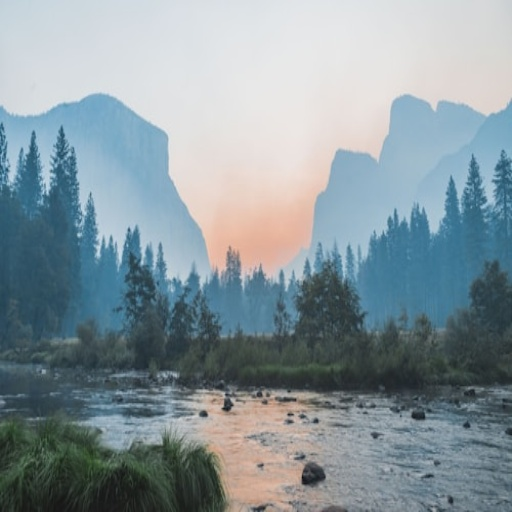
#> input picture ml/dataset/real_holdout_source/real_base_0000.jpg, 512 x 512 px
$ python -i feature_extractor.py   (imports and definitions only)   (older library calls are emulated)
#> lines starting #> are read from the running program, lines starting #| are printed output that depends on the picture
#> in extract_features_from_file, img_bgr is the input picture: shape (512, 512, 3); mean B, G, R 156.1, 149.8, 135
import cv2
import numpy as np
from PIL import Image
import io
import math
import base64

def estimate_noise_fast(gray):
    """
    Immerkaer fast noise variance estimation method.
    Estimates the noise standard deviation from a grayscale image using a 3x3 Laplacian operator.
    """
    H, W = gray.shape
    M = np.array([[1, -2, 1],
                  [-2, 4, -2],
                  [1, -2, 1]], dtype=np.float32)
    sigma = np.sum(np.abs(cv2.filter2D(gray.astype(np.float32), -1, M)))
    sigma = sigma * math.sqrt(0.5 * math.pi) / (6.0 * (W - 2) * (H - 2))
    return float(sigma)

def calculate_blockiness_index(gray):
    """
    Measures 8x8 grid block edge discontinuity (JPEG compression artifacts).
    High values indicate low JPEG quality / blocky corruption.
    """
    h, w = gray.shape
    if h < 16 or w < 16:
        return 0.0

    gray_f = gray.astype(np.float32)
    v_diff = np.abs(gray_f[:, 7:-1:8] - gray_f[:, 8::8])
    v_mean_block_diff = np.mean(v_diff)

    v_non_diff = np.abs(gray_f[:, 3:-1:8] - gray_f[:, 4::8])
    v_mean_non_diff = np.mean(v_non_diff) + 1e-5

    h_diff = np.abs(gray_f[7:-1:8, :] - gray_f[8::8, :])
    h_mean_block_diff = np.mean(h_diff)

    h_non_diff = np.abs(gray_f[3:-1:8, :] - gray_f[4::8, :])
    h_mean_non_diff = np.mean(h_non_diff) + 1e-5

    blockiness = (v_mean_block_diff / v_mean_non_diff + h_mean_block_diff / h_mean_non_diff) / 2.0
    return float(blockiness)

def calculate_entropy(gray):
    """Calculates Shannon entropy of image intensity distribution."""
    hist = cv2.calcHist([gray], [0], None, [256], [0, 256])
    hist = hist.ravel() / hist.sum()
    logs = np.log2(hist + 1e-12)
    entropy = -np.sum(hist * logs)
    return float(entropy)

def extract_features_from_array(img_bgr):
    """
    Extracts numerical quality features from an OpenCV BGR numpy image array.
    Returns a dictionary of feature names -> float values.
    """
    if img_bgr is None or img_bgr.size == 0:
        return {
            "laplacian_var": 0.0,
            "tenengrad_val": 0.0,
            "fft_blur_ratio": 0.0,
            "mean_luminance": 0.0,
            "median_luminance": 0.0,
            "shadow_clip_pct": 100.0,
            "highlight_clip_pct": 0.0,
            "std_luminance": 0.0,
            "rms_contrast": 0.0,
            "noise_variance": 999.0,
            "laplacian_noise_est": 999.0,
            "mean_saturation": 0.0,
            "std_saturation": 0.0,
            "blockiness_index": 10.0,
            "entropy": 0.0,
            "is_valid_format": 0.0
        }

    features = {}
    gray = cv2.cvtColor(img_bgr, cv2.COLOR_BGR2GRAY)
    hsv = cv2.cvtColor(img_bgr, cv2.COLOR_BGR2HSV)
#> hsv: shape (512, 512, 3); mean H, S, V 78.8, 55.1, 161.2

    features["is_valid_format"] = 1.0

    # 1. SHARPNESS
    laplacian = cv2.Laplacian(gray, cv2.CV_64F)
    features["laplacian_var"] = float(laplacian.var())

    sobelx = cv2.Sobel(gray, cv2.CV_64F, 1, 0, ksize=3)
    sobely = cv2.Sobel(gray, cv2.CV_64F, 0, 1, ksize=3)
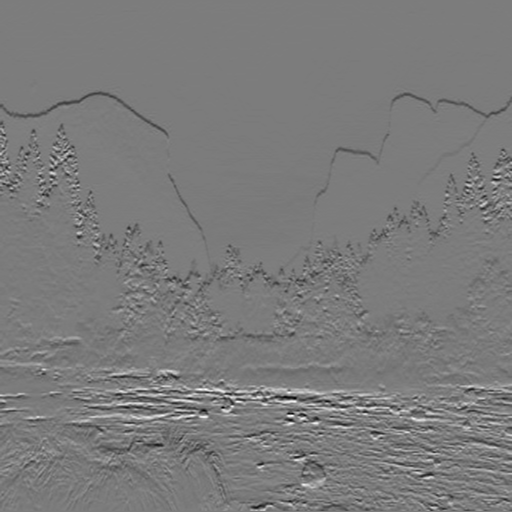
#> sobely: shape (512, 512) float64; min -381, max 402, mean -2.1; drawn with min black and max white
    tenengrad = np.mean(sobelx**2 + sobely**2)
#> tenengrad = 3343.5
    features["tenengrad_val"] = float(tenengrad)

    h, w = gray.shape
#> h = 512; w = 512
    cy, cx = h // 2, w // 2
#> cy = 256; cx = 256
    f = np.fft.fft2(gray)
    fshift = np.fft.fftshift(f)
    magnitude_spectrum = 20 * np.log(np.abs(fshift) + 1e-8)
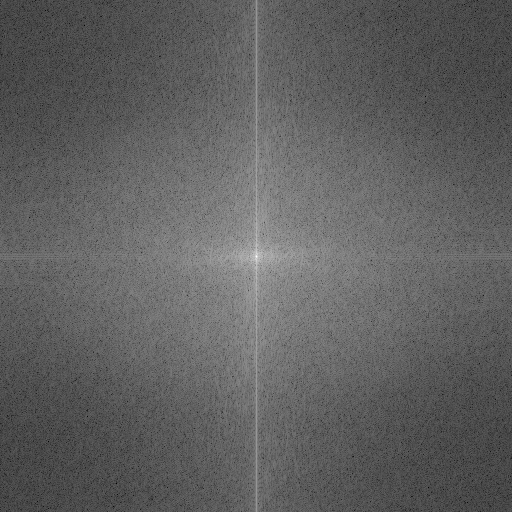
#> magnitude_spectrum: shape (512, 512) float64; min 12.56, max 349.2, mean 140.1; drawn with min black and max white

    radius = min(h, w) // 8
#> radius = 64
    y, x = np.ogrid[:h, :w]
#> y = 512 values from 0 to 511
    mask = (x - cx)**2 + (y - cy)**2 > radius**2
    high_freq_power = float(np.mean(magnitude_spectrum[mask]))
#> high_freq_power = 137.2
    total_power = float(np.mean(magnitude_spectrum)) + 1e-6
#> total_power = 140.1
    features["fft_blur_ratio"] = high_freq_power / total_power

    # 2. BRIGHTNESS / EXPOSURE
    v_channel = hsv[:, :, 2]
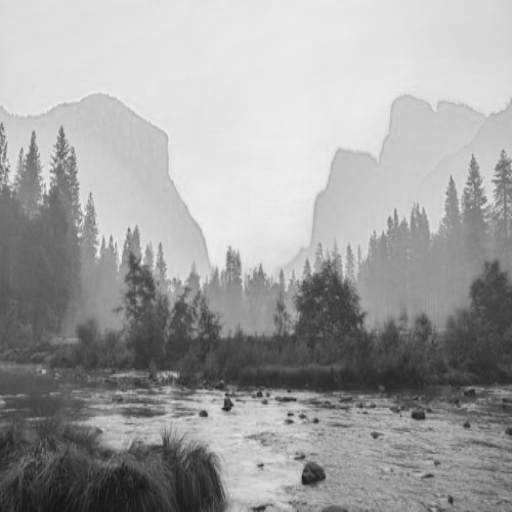
#> v_channel: shape (512, 512); min 16, max 239, mean 161.2
    features["mean_luminance"] = float(np.mean(v_channel))
    features["median_luminance"] = float(np.median(v_channel))

    total_pixels = float(v_channel.size)
#> total_pixels = 262144
    shadow_pixels = np.sum(v_channel < 15)
#> shadow_pixels = 0
    highlight_pixels = np.sum(v_channel > 240)
#> highlight_pixels = 0
    features["shadow_clip_pct"] = float((shadow_pixels / total_pixels) * 100.0)
    features["highlight_clip_pct"] = float((highlight_pixels / total_pixels) * 100.0)

    # 3. CONTRAST
    features["std_luminance"] = float(np.std(v_channel))
    norm_luminance = v_channel / 255.0
    features["rms_contrast"] = float(np.std(norm_luminance))

    # 4. NOISE
    smoothed = cv2.GaussianBlur(gray, (5, 5), 0)
    residual = gray.astype(np.float32) - smoothed.astype(np.float32)
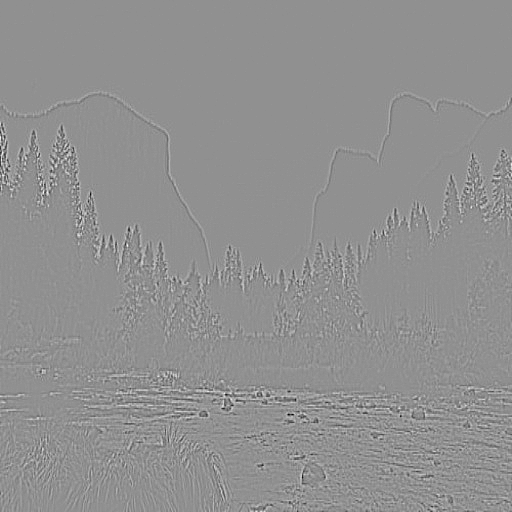
#> residual: shape (512, 512) float32; min -54, max 41, mean 0; drawn with min black and max white
    features["noise_variance"] = float(np.var(residual))
    features["laplacian_noise_est"] = estimate_noise_fast(gray)
#> in estimate_noise_fast, `sigma = np.sum(np.abs(cv2.filter2D(gray.astype(np.float32), -1, M)))`: sigma = 803804
#> in estimate_noise_fast, `sigma = sigma * math.sqrt(0.5 * math.pi) / (6.0 * (W - 2) * (H - 2))`: sigma = 0.646

    # 5. SATURATION
    s_channel = hsv[:, :, 1]
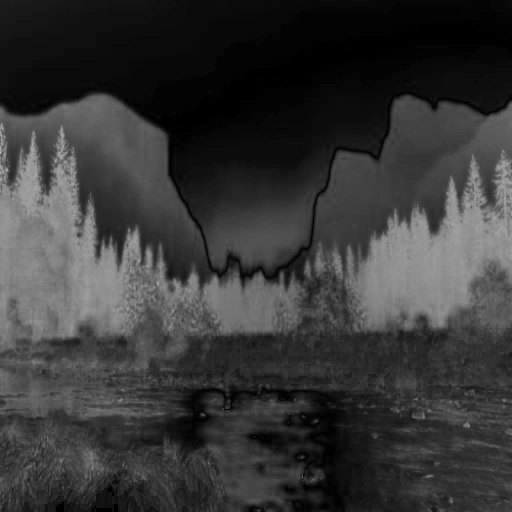
#> s_channel: shape (512, 512); min 0, max 183, mean 55.1
    features["mean_saturation"] = float(np.mean(s_channel))
    features["std_saturation"] = float(np.std(s_channel))

    # 6. CORRUPTION / BLOCKINESS & ENTROPY
    features["blockiness_index"] = calculate_blockiness_index(gray)
#> in calculate_blockiness_index, `v_mean_block_diff = np.mean(v_diff)`: v_mean_block_diff = 3.31
#> in calculate_blockiness_index, `v_non_diff = np.abs(gray_f[:, 3:-1:8] - gray_f[:, 4::8])`:
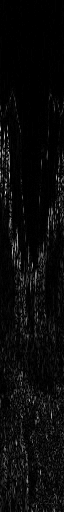
#> v_non_diff: shape (512, 64) float32; min 0, max 74, mean 3.1; drawn with min black and max white
#> in calculate_blockiness_index, `v_mean_non_diff = np.mean(v_non_diff) + 1e-5`: v_mean_non_diff = 3.09
#> in calculate_blockiness_index, `h_mean_block_diff = np.mean(h_diff)`: h_mean_block_diff = 3.37
#> in calculate_blockiness_index, `h_non_diff = np.abs(gray_f[3:-1:8, :] - gray_f[4::8, :])`:
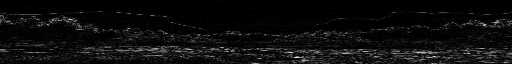
#> h_non_diff: shape (64, 512) float32; min 0, max 60, mean 3.1; drawn with min black and max white
#> in calculate_blockiness_index, `h_mean_non_diff = np.mean(h_non_diff) + 1e-5`: h_mean_non_diff = 3.14
#> in calculate_blockiness_index, `blockiness = (v_mean_block_diff / v_mean_non_diff + h_mean_block_diff ..`: blockiness = 1.07
    features["entropy"] = calculate_entropy(gray)
#> in calculate_entropy, `hist = cv2.calcHist([gray], [0], None, [256], [0, 256])`: hist = 256 values, max 6600 at index 229, min 0 at index 0, mean 1024
#> in calculate_entropy, `hist = hist.ravel() / hist.sum()`: hist = 256 values, max 0.0252 at index 229, min 0 at index 0, mean 0.00391
#> in calculate_entropy, `logs = np.log2(hist + 1e-12)`: logs = 256 values, max -5.31 at index 229, min -39.86 at index 0, mean -13.41
#> in calculate_entropy, `entropy = -np.sum(hist * logs)`: entropy = 7.38

    return features

# [14 lines left out: function extract_features_from_bytes, not called in this run]

def extract_features_from_file(file_path: str):
    """Loads an image file from disk and extracts features."""
    img_bgr = cv2.imread(file_path)
    if img_bgr is None:
        res = extract_features_from_array(None)
        res["is_valid_format"] = 0.0
        return res
    return extract_features_from_array(img_bgr)

# [65 lines left out: function generate_defect_heatmap, not called in this run]

FEATURE_NAMES = [
    "laplacian_var", "tenengrad_val", "fft_blur_ratio",
    "mean_luminance", "median_luminance", "shadow_clip_pct", "highlight_clip_pct",
    "std_luminance", "rms_contrast", "noise_variance", "laplacian_noise_est",
    "mean_saturation", "std_saturation", "blockiness_index", "entropy", "is_valid_format"
]

>>> result = extract_features_from_file('dataset/real_holdout_source/real_base_0000.jpg')
#> result = 16 items

$ run again, on ml/dataset/real_holdout_source/real_base_0001.jpg
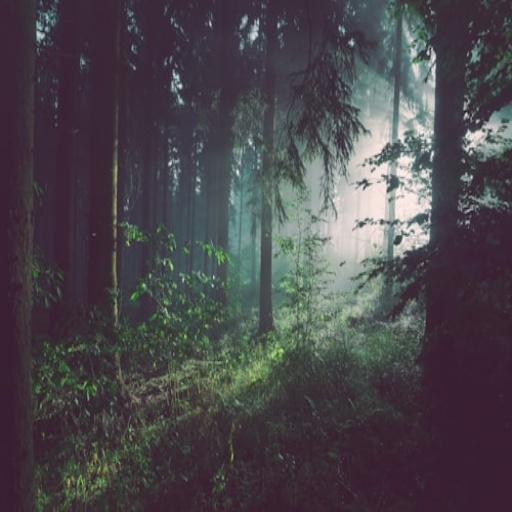
#> input picture ml/dataset/real_holdout_source/real_base_0001.jpg, 512 x 512 px
#> in extract_features_from_file, img_bgr is the input picture: shape (512, 512, 3); mean B, G, R 76.3, 71.3, 75.3
#> hsv: shape (512, 512, 3); mean H, S, V 117.7, 55.9, 81.6
#> tenengrad = 5187.7
#> high_freq_power = 143.8
#> total_power = 146.5
#> shadow_pixels = 0
#> highlight_pixels = 1130
#> in estimate_noise_fast, `sigma = np.sum(np.abs(cv2.filter2D(gray.astype(np.float32), -1, M)))`: sigma = 1256237
#> in estimate_noise_fast, `sigma = sigma * math.sqrt(0.5 * math.pi) / (6.0 * (W - 2) * (H - 2))`: sigma = 1.01
#> v_mean_block_diff = 5.29
#> in calculate_blockiness_index, `v_non_diff = np.abs(gray_f[:, 3:-1:8] - gray_f[:, 4::8])`:
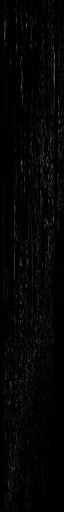
#> v_non_diff: shape (512, 64) float32; min 0, max 107, mean 5.2
#> v_mean_non_diff = 5.17
#> h_mean_block_diff = 3.86
#> in calculate_blockiness_index, `h_non_diff = np.abs(gray_f[3:-1:8, :] - gray_f[4::8, :])`:
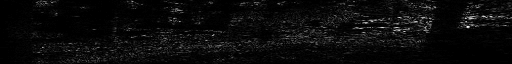
#> h_non_diff: shape (64, 512) float32; min 0, max 85, mean 3.5; drawn with min black and max white
#> h_mean_non_diff = 3.54
#> blockiness = 1.06
#> in calculate_entropy, `hist = cv2.calcHist([gray], [0], None, [256], [0, 256])`: hist = 256 values, max 11870 at index 41, min 0 at index 0, mean 1024
#> in calculate_entropy, `hist = hist.ravel() / hist.sum()`: hist = 256 values, max 0.0453 at index 41, min 0 at index 0, mean 0.00391
#> logs = 256 values, max -4.46 at index 41, min -39.86 at index 0, mean -14.42
#> entropy = 6.37
#> result = 16 items

$ run again, on ml/dataset/real_holdout_source/real_base_0002.jpg
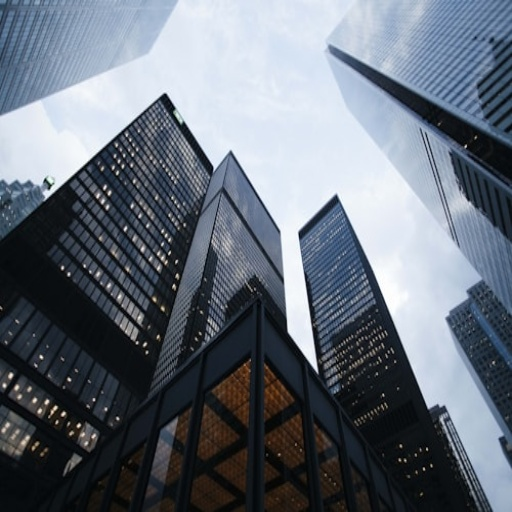
#> input picture ml/dataset/real_holdout_source/real_base_0002.jpg, 512 x 512 px
#> in extract_features_from_file, img_bgr is the input picture: shape (512, 512, 3); mean B, G, R 121.5, 110.8, 102.7
#> hsv: shape (512, 512, 3); mean H, S, V 99.5, 67.9, 122.8
#> tenengrad = 12883.4
#> high_freq_power = 151.4
#> total_power = 154.1
#> shadow_pixels = 11253
#> highlight_pixels = 52548
#> in estimate_noise_fast, `sigma = np.sum(np.abs(cv2.filter2D(gray.astype(np.float32), -1, M)))`: sigma = 2068955
#> in estimate_noise_fast, `sigma = sigma * math.sqrt(0.5 * math.pi) / (6.0 * (W - 2) * (H - 2))`: sigma = 1.66
#> v_mean_block_diff = 7.64
#> in calculate_blockiness_index, `v_non_diff = np.abs(gray_f[:, 3:-1:8] - gray_f[:, 4::8])`:
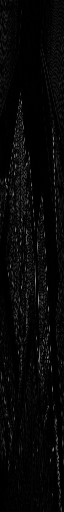
#> v_non_diff: shape (512, 64) float32; min 0, max 150, mean 7.5
#> v_mean_non_diff = 7.48
#> h_mean_block_diff = 5.71
#> in calculate_blockiness_index, `h_non_diff = np.abs(gray_f[3:-1:8, :] - gray_f[4::8, :])`:
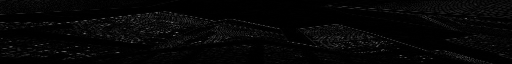
#> h_non_diff: shape (64, 512) float32; min 0, max 121, mean 5.5
#> h_mean_non_diff = 5.54
#> blockiness = 1.03
#> in calculate_entropy, `hist = cv2.calcHist([gray], [0], None, [256], [0, 256])`: hist = 256 values, max 5905 at index 13, min 7 at index 0, mean 1024
#> in calculate_entropy, `hist = hist.ravel() / hist.sum()`: hist = 256 values, max 0.0225 at index 13, min 2.67e-05 at index 0, mean 0.00391
#> logs = 256 values, max -5.47 at index 13, min -15.19 at index 0, mean -8.54
#> entropy = 7.45
#> result = 16 items

$ run again, on ml/dataset/real_holdout_source/real_base_0003.jpg
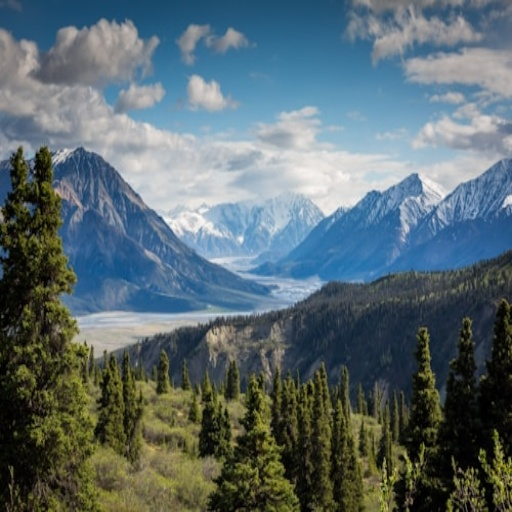
#> input picture ml/dataset/real_holdout_source/real_base_0003.jpg, 512 x 512 px
#> in extract_features_from_file, img_bgr is the input picture: shape (512, 512, 3); mean B, G, R 111, 106.3, 90
#> hsv: shape (512, 512, 3); mean H, S, V 75, 100.9, 121.3
#> tenengrad = 7362.1
#> high_freq_power = 147
#> total_power = 149.7
#> shadow_pixels = 14269
#> highlight_pixels = 375
#> in estimate_noise_fast, `sigma = np.sum(np.abs(cv2.filter2D(gray.astype(np.float32), -1, M)))`: sigma = 1491027
#> in estimate_noise_fast, `sigma = sigma * math.sqrt(0.5 * math.pi) / (6.0 * (W - 2) * (H - 2))`: sigma = 1.2
#> v_mean_block_diff = 6.51
#> v_mean_non_diff = 6.46
#> h_mean_block_diff = 5.42
#> in calculate_blockiness_index, `h_non_diff = np.abs(gray_f[3:-1:8, :] - gray_f[4::8, :])`:
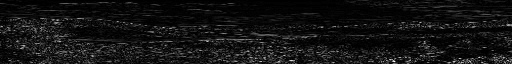
#> h_non_diff: shape (64, 512) float32; min 0, max 70, mean 5.2; drawn with min black and max white
#> h_mean_non_diff = 5.25
#> blockiness = 1.02
#> in calculate_entropy, `hist = cv2.calcHist([gray], [0], None, [256], [0, 256])`: hist = 256 values, max 2295 at index 100, min 0 at index 253, mean 1024
#> in calculate_entropy, `hist = hist.ravel() / hist.sum()`: hist = 256 values, max 0.00875 at index 100, min 0 at index 253, mean 0.00391
#> logs = 256 values, max -6.84 at index 100, min -39.86 at index 253, mean -8.87
#> entropy = 7.74
#> result = 16 items
